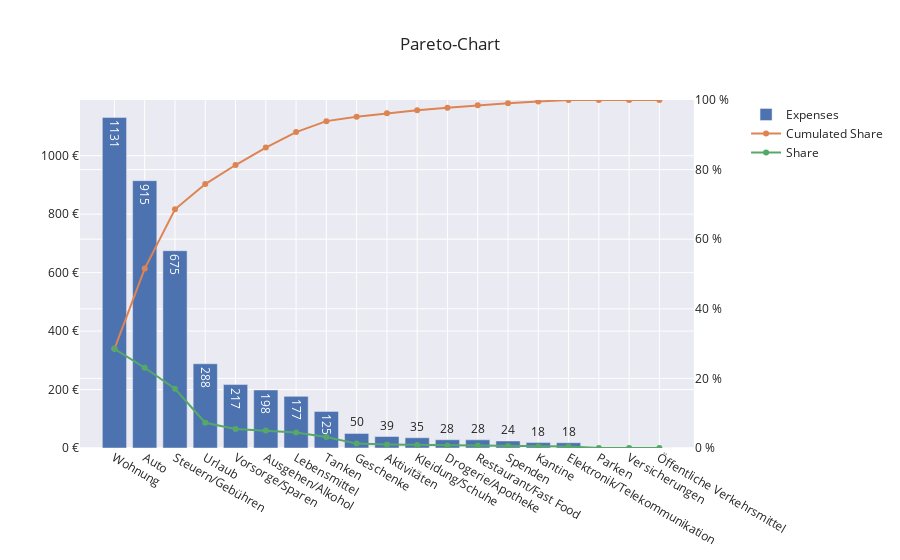

The cell this chart's notebook holds for it:
### Code cell
test_pareto = create_pareto(df=test_grouped_df[test_grouped_df["monat_jahr"] == "2024-08"], 
                     x_axis="kategorie", 
                     y_axis="preis",
                     title_y_axis="Expenses",
                     unit="€",
                     show_share=True)
test_pareto.show()

### Figure 1 — Plotly figure (JSON) as saved in the notebook; plotly's stock layout.template omitted (floating-point values rounded to 4 significant figures)
{"data": [{"name": "Expenses", "text": [1131, 915, 675, 288, 217, 198, 177, 125, 50, 39, 35, 28, 28, 24, 18, 18, 0, 0, 0], "textposition": "auto", "type": "bar", "x": ["Wohnung", "Auto", "Steuern/Gebühren", "Urlaub", "Vorsorge/Sparen", "Ausgehen/Alkohol", "Lebensmittel", "Tanken", "Geschenke", "Aktivitäten", "Kleidung/Schuhe", "Drogerie/Apotheke", "Restaurant/Fast Food", "Spenden", "Kantine", "Elektronik/Telekommunikation", "Parken", "Versicherungen", "Öffentliche Verkehrsmittel"], "xaxis": "x", "y": [1131.0, 914.5, 675.0, 288.1, 217, 198.5, 176.6, 125.2, 49.9, 39.3, 35, 28.13, 28, 24, 18.5, 17.99, 0, 0, 0], "yaxis": "y"}, {"name": "Cumulated Share", "type": "scatter", "x": ["Wohnung", "Auto", "Steuern/Gebühren", "Urlaub", "Vorsorge/Sparen", "Ausgehen/Alkohol", "Lebensmittel", "Tanken", "Geschenke", "Aktivitäten", "Kleidung/Schuhe", "Drogerie/Apotheke", "Restaurant/Fast Food", "Spenden", "Kantine", "Elektronik/Telekommunikation", "Parken", "Versicherungen", "Öffentliche Verkehrsmittel"], "xaxis": "x", "y": [28.51, 51.57, 68.58, 75.85, 81.32, 86.32, 90.77, 93.93, 95.19, 96.18, 97.06, 97.77, 98.48, 99.08, 99.55, 100.0, 100.0, 100.0, 100.0], "yaxis": "y2"}, {"name": "Share", "type": "scatter", "x": ["Wohnung", "Auto", "Steuern/Gebühren", "Urlaub", "Vorsorge/Sparen", "Ausgehen/Alkohol", "Lebensmittel", "Tanken", "Geschenke", "Aktivitäten", "Kleidung/Schuhe", "Drogerie/Apotheke", "Restaurant/Fast Food", "Spenden", "Kantine", "Elektronik/Telekommunikation", "Parken", "Versicherungen", "Öffentliche Verkehrsmittel"], "xaxis": "x", "y": [28.51, 23.05, 17.01, 7.263, 5.47, 5.004, 4.452, 3.157, 1.258, 0.9907, 0.8823, 0.7091, 0.7058, 0.605, 0.4664, 0.4535, 0, 0, 0], "yaxis": "y2"}], "layout": {"title": {"text": "Pareto-Chart<br><sub></sub>"}, "xaxis": {"anchor": "y", "domain": [0, 0.94]}, "yaxis": {"anchor": "x", "domain": [0, 1], "showgrid": true, "ticksuffix": " €"}, "yaxis2": {"anchor": "x", "overlaying": "y", "range": [0, 100], "showgrid": true, "side": "right", "ticksuffix": " %"}}}
